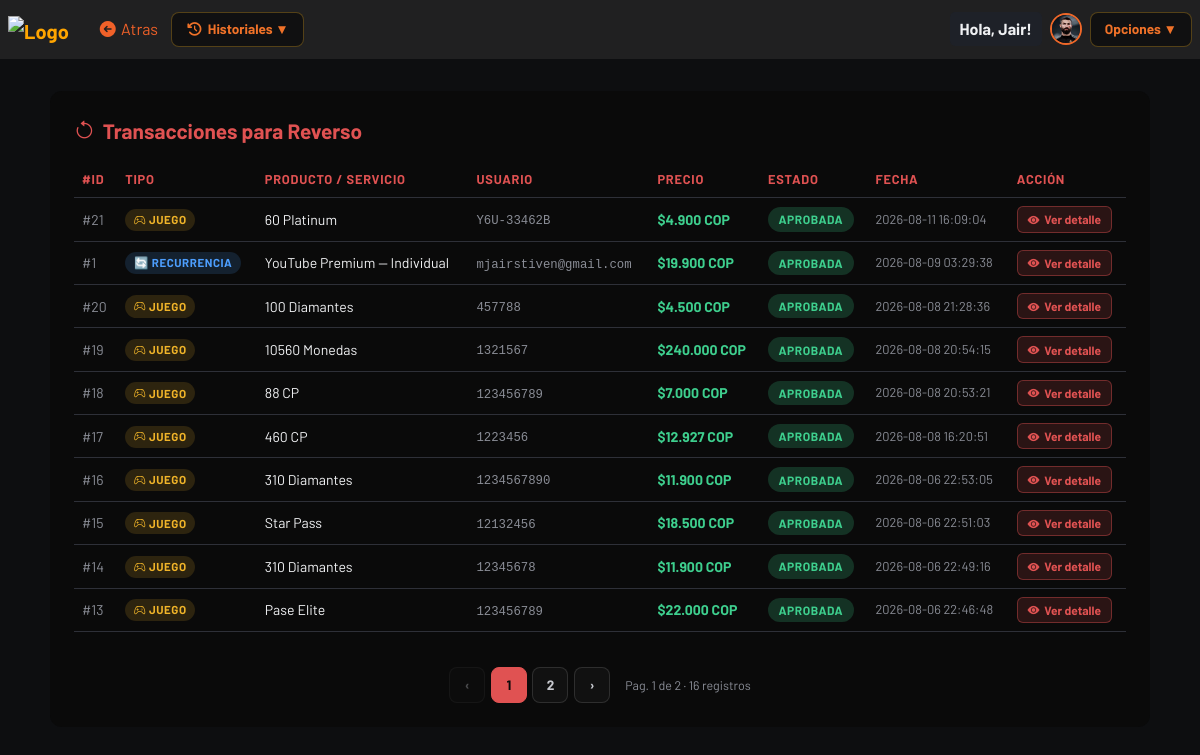
/views/historial/reversos.php (signed in), run on the app's committed database.
### tables this page shows
CREATE TABLE `users` (
  `id` int(11) NOT NULL,
  `nombre` varchar(120) NOT NULL,
  `correo` varchar(255) NOT NULL,
  `usuario` varchar(100) NOT NULL,
  `contraseña` varchar(255) NOT NULL,
  `profile_image` varchar(255) DEFAULT NULL,
  `bio` text DEFAULT NULL,
  `location` varchar(100) DEFAULT NULL,
  `created_at` timestamp NOT NULL DEFAULT current_timestamp()
);

CREATE TABLE `ordenes` (
  `id` int(11) NOT NULL,
  `request_id` int(11) NOT NULL DEFAULT 0,
  `producto` varchar(100) NOT NULL,
  `precio` decimal(10,2) NOT NULL,
  `jugador_id` varchar(100) NOT NULL,
  `correo` varchar(100) DEFAULT NULL,
  `estado` varchar(50) NOT NULL,
  `monto_pagado` decimal(10,2) DEFAULT NULL,
  `created_at` timestamp NOT NULL DEFAULT current_timestamp() ON UPDATE current_timestamp()
);

CREATE TABLE `recurrencias` (
  `id` int(11) NOT NULL,
  `servicio` varchar(50) NOT NULL,
  `plan` varchar(50) NOT NULL,
  `precio` decimal(10,2) NOT NULL,
  `usuario_id` varchar(100) NOT NULL,
  `estado` varchar(20) NOT NULL,
  `request_id` varchar(100) DEFAULT NULL,
  `periodicidad` varchar(5) NOT NULL,
  `next_payment` date DEFAULT NULL,
  `created_at` timestamp NOT NULL DEFAULT current_timestamp(),
  `fecha_fin` date DEFAULT NULL
);

### views/historial/reversos.php (the view, shortened to what this page needs)
<?php
require_once '../../php/conexion_be.php';
$correo  = mysqli_real_escape_string($conexion, $_SESSION['correo'] ?? '');
$ordenes = mysqli_query($conexion, "SELECT id, producto as nombre, precio, jugador_id as usuario, created_at, estado, 'orden' as tipo FROM ordenes WHERE estado = 'aprobada' ORDER BY created_at DESC");
$recurrencias = mysqli_query($conexion, "SELECT id, CONCAT(servicio, ' — ', plan) as nombre, precio, usuario_id as usuario, created_at, estado, 'recurrencia' as tipo FROM recurrencias WHERE estado = 'aprobada' AND usuario_id = '$correo' ORDER BY created_at DESC");
$transacciones = [];
while ($row = mysqli_fetch_assoc($ordenes))      $transacciones[] = $row;
while ($row = mysqli_fetch_assoc($recurrencias))  $transacciones[] = $row;
usort($transacciones, fn($a, $b) => strtotime($b['created_at']) - strtotime($a['created_at']));
?>
<!DOCTYPE html>
<html lang="es">
<head>
    <link href="https://cdn.jsdelivr.net/npm/bootstrap@5.3.2/dist/css/bootstrap.min.css" rel="stylesheet">
    <link href="https://cdn.jsdelivr.net/npm/bootstrap-icons/font/bootstrap-icons.css" rel="stylesheet">
    <link rel="stylesheet" href="https://cdnjs.cloudflare.com/ajax/libs/font-awesome/7.0.1/css/all.min.css">
    <link rel="stylesheet" href="../../assets/css/styles-historiales.css">
</head>
<body>
    <?php
    $nav_back_url  = "historial.php";
    $nav_back_text = "Atras";
    $nav_base      = "../../";
    require_once '../../php/navbar.php';
    ?>
    <div class="tabla-container">
        <div class="tabla-titulo">
            <i class="bi bi-arrow-counterclockwise"></i> Transacciones para Reverso
        </div>
        <?php if (count($transacciones) > 0): ?>
        <div class="table-responsive">
            <table class="table table-hover">
                <thead>
                    <tr>
                        <th>#ID</th>
                        <th>Tipo</th>
                        <th>Producto / Servicio</th>
                        <th>Usuario</th>
                        <th>Precio</th>
                        <th>Estado</th>
                        <th>Fecha</th>
                        <th>Acción</th>
                    </tr>
                </thead>
                <tbody>
                    <?php foreach ($transacciones as $trx): ?>
                    <tr>
                        <td><span style="color:#8a8d96;">#<?= htmlspecialchars($trx['id']) ?></span></td>
                        <td>
                            <span class="tipo-badge tipo-<?= $trx['tipo'] ?>">
                                <?= $trx['tipo'] === 'orden' ? '<i class="bi bi-controller"></i> Juego' : ($trx['tipo'] === 'suscripcion' ? '<i class="bi bi-tv"></i> Suscripción' : '🔄 Recurrencia') ?>
                            </span>
                        </td>
                        <td><?= htmlspecialchars($trx['nombre']) ?></td>
                        <td><code style="color:#8a8d96;"><?= htmlspecialchars($trx['usuario']) ?></code></td>
                        <td style="color:#3ecf8e; font-weight:700;">$<?= number_format($trx['precio'], 0, ',', '.') ?> COP</td>
                        <td>
                            <span class="estado-pill badge-<?= strtolower($trx['estado']) ?>">
                                <?= strtoupper($trx['estado']) ?>
                            </span>
                        </td>
                        <td style="color:#8a8d96; font-size:0.8rem;"><?= htmlspecialchars($trx['created_at']) ?></td>
                        <td>
                            <a href="detalle_reverso.php?id=<?= $trx['id'] ?>&tipo=<?= $trx['tipo'] ?>" class="btn-detalle">
                                <i class="bi bi-eye-fill"></i> Ver detalle
                            </a>
                        </td>
                    </tr>
                    <?php endforeach; ?>
                </tbody>
            </table>
        </div>
        <?php endif; ?>
    </div>
    <link rel="stylesheet" href="paginacion.css">
</body>
</html>

### php/navbar.php (shortened to what this page needs)
<?php
$nav_back_url  = $nav_back_url  ?? 'home.php';
$nav_back_text = $nav_back_text ?? 'volver';
$nav_base      = $nav_base      ?? '../';
$nav_avatar    = '';
$nav_initials  = '';
if (isset($_SESSION['user_id'])) {
    if ($conexion) {
        $nav_uid = intval($_SESSION['user_id']);
        $nav_row = mysqli_fetch_assoc(mysqli_query($conexion, "SELECT profile_image, usuario FROM users WHERE id = '$nav_uid'"));
        if ($nav_row) {
            $nav_initials = strtoupper(substr($nav_row['usuario'] ?? 'U', 0, 1));
            if (!empty($nav_row['profile_image']) && file_exists($nav_base . 'uploads/' . $nav_row['profile_image'])) {
                $nav_avatar = $nav_base . 'uploads/' . htmlspecialchars($nav_row['profile_image']);
            }
        }
    }
}
$nav_grupos_tiendas = [
    'games' => [
        'label' => 'Juegos',
        'icon'  => 'fa-shop',
        'items' => [
            'cod.php'         => 'Call of Duty Mobile',
            'freefire.php'    => 'Free Fire',
            'efootball.php'   => 'Efootball Mobile',
            'easport.php'     => 'EA FC Sports Mobile',
            'rainbowsix.php'  => 'Rainbow Six Siege',
            'pubg.php'        => 'PUBG Battlegrounds',
            'bloodstrike.php' => 'Blood Strike',
        ],
    ],
    'plataformas' => [
        'label' => 'Plataformas',
        'icon'  => 'fa-shop',
        'items' => [
            'streaming.php'         => 'Streaming',
            'otras_streaming.php'   => 'Otros Streaming',
            'music_gateway.php'     => 'Música',
            'streaming_gateway.php' => 'Streaming Gateway',
            'ia.php'                => 'Inteligencia Artificial',
            'redes.php'             => 'Redes Sociales',
        ],
    ],
    'textil' => [
        'label' => 'Textiles',
        'icon'  => 'fa-shop',
        'items' => [
            'pl.php'         => 'Premier League',
            'laliga.php'     => 'La Liga',
            'seriea.php'     => 'Serie A',
            'bundesliga.php' => 'Bundesliga',
        ],
    ],
    'historial' => [
        'label' => 'Historiales',
        'icon'  => 'fa-clock-rotate-left',
        'items' => [
            'reg-pgb.php'  => 'Pagos Básicos',
            'reg-sus.php'  => 'Suscripciones',
            'reg-rec.php'  => 'Recurrentes',
            'reg-link.php' => 'Links de Pago',
            'reg-prea.php' => 'Preautorizaciones',
            'reg-disp.php' => 'Dispersiones',
            'reversos.php' => 'Reversos',
        ],
    ],
];
$nav_current_dir   = basename(dirname($_SERVER['SCRIPT_NAME']));
$nav_current_file  = basename($_SERVER['SCRIPT_NAME']);
$nav_grupo_activo  = $nav_grupos_tiendas[$nav_current_dir] ?? null;
$nav_mostrar_tiendas = $nav_grupo_activo && array_key_exists($nav_current_file, $nav_grupo_activo['items']);
?>
<nav class="navbar navbar-dark navbar-expand-lg px-2">
    <a class="navbar-brand fw-bold" href="<?= $nav_base ?>home.php" style="color: orange;">
        <img src="<?= $nav_base ?>assets/icons/icono.png" alt="Logo" style="width: 30px;">
    </a>
    <a href="<?= htmlspecialchars($nav_back_url) ?>" class="btn" style="color: black; color: #f06129;">
        <i class="fa-solid fa-circle-arrow-left fs-6"></i> <?= htmlspecialchars($nav_back_text) ?>
    </a>
    <?php if ($nav_mostrar_tiendas): ?>
    <div class="dropdown">
        <button class="dropbtn"><i class="fa-solid <?= htmlspecialchars($nav_grupo_activo['icon'] ?? 'fa-shop') ?>"></i> <?= htmlspecialchars($nav_grupo_activo['label']) ?> ▼</button>
    </div>
    <?php endif; ?>
    <div class="ms-auto d-flex align-items-center gap-2">
        <span class="nav-username">
            <?= isset($_SESSION['usuario']) ? "Hola, " . htmlspecialchars($_SESSION['usuario']) : "Invitado" ?>
        </span>
        <a href="<?= $nav_base ?>views/profile/index.php" class="nav-avatar-wrap" title="Mi perfil">
            <?php if ($nav_avatar): ?>
                <img src="<?= $nav_avatar ?>" class="nav-avatar-img" alt="Perfil">
            <?php else: ?>
                <div class="nav-avatar-initials"><?= $nav_initials ?: 'U' ?></div>
            <?php endif; ?>
        </a>
        <div class="dropdown">
            <button class="dropbtn">Opciones ▼</button>
        </div>
    </div>
</nav>

### assets/css/styles-historiales.css (style rules this page uses)
:root { --hist-accent: #f0b429; --hist-accent-rgb: 240, 180, 41; --hist-maxw: 1100px; --hist-font: 'Barlow', sans-serif; }
body { font-family: var(--hist-font); }
.navbar { background-color: #0f0f0fa9 !important; backdrop-filter: blur(8px); }
.tabla-container { background: var(--pt-paint); border-radius: 12px; padding: 1.5rem; margin: 2rem auto; max-width: var(--hist-maxw); backdrop-filter: blur(8px); }
.tabla-titulo { font-size: 1.3rem; font-weight: 700; margin-bottom: 1rem; color: var(--hist-accent); display: flex; align-items: center; gap: 0.5rem; }
.table { color: var(--pt-text); border-color: var(--pt-border); }
.table thead th { background: var(--pt-th); color: var(--hist-accent); border-color: var(--pt-border); font-size: 0.8rem; text-transform: uppercase; letter-spacing: 0.06em; }
.table tbody tr { border-color: var(--pt-border); background: var(--pt-th); transition: background 0.15s; }
.table tbody td { border-color: var(--pt-border); font-size: 0.88rem; vertical-align: middle; background: var(--pt-paint); color: var(--pt-text); }
.badge-aprobada { background: rgba(62, 207, 142, 0.2); color: #3ecf8e; }
.estado-pill { display: inline-block; padding: 0.2rem 0.65rem; border-radius: 20px; font-size: 0.75rem; font-weight: 700; text-transform: uppercase; letter-spacing: 0.05em; }
.btn-verificar, .btn-link-action, .btn-detalle { background: rgba(var(--hist-accent-rgb), 0.15); border: 1px solid rgba(var(--hist-accent-rgb), 0.4); color: var(--hist-accent); border-radius: 6px; padding: 0.2rem 0.6rem; font-size: 0.75rem; font-weight: 700; cursor: pointer; text-decoration: none; display: inline-flex; align-items: center; gap: 0.3rem; transition: all 0.2s; white-space: nowrap; font-family: var(--hist-font); }
.tipo-badge { display: inline-block; padding: 0.15rem 0.55rem; border-radius: 20px; font-size: 0.72rem; font-weight: 700; text-transform: uppercase; letter-spacing: 0.05em; }
.tipo-orden { background: rgba(240, 180, 41, 0.15); color: #f0b429; }
.tipo-recurrencia { background: rgba(77, 159, 255, 0.15); color: #4d9fff; }

### views/historial/reversos.php (style rules this page uses)
:root { --hist-accent: #e05252; --hist-accent-rgb: 224, 82, 82; }
:root { --pag-accent:#e05252; }

### php/navbar.php (style rules this page uses)
.navbar { background-color: var(--pt-navbar, #2e2e2ea9) !important; backdrop-filter: blur(8px); position: relative; z-index: 1030; }
.nav-avatar-wrap { display: inline-flex; align-items: center; gap: 0.5rem; text-decoration: none; }
.nav-avatar-img { width: 32px; height: 32px; border-radius: 50%; object-fit: cover; border: 2px solid #f06829; transition: border-color 0.2s, transform 0.2s; }
.nav-username { background-color: var(--pt-bg-card, hsla(120, 2%, 10%, 0.84)); padding: 5px 10px; border-radius: 5px; font-weight: bold; color: var(--pt-text, #ffffff); }
.dropdown { position: relative; display: inline-block; }
.dropbtn { background: var(--pt-dropdown, hsla(120, 2%, 10%, 0.84)); color: #f07229; border: 1.5px solid rgba(240, 180, 41, 0.3); border-radius: 8px; padding: 6px 14px; font-weight: 700; font-size: 0.85rem; cursor: pointer; transition: all 0.2s; display: flex; align-items: center; gap: 0.3rem; }

### data on the page
users: profile_image (picture)
ordenes: id "21", shows "JUEGO", producto "60 Platinum", jugador "Y6U-33462B", precio "4.900", estado "APROBADA", created_at "2026-08-11 16:09:04"
recurrencias: id "1", shows "🔄 RECURRENCIA", nombre "YouTube Premium — Individual", usuario "mjairstiven@gmail.com", precio "19.900", estado "APROBADA", created_at "2026-08-09 03:29:38"
ordenes: id "20", shows "JUEGO", producto "100 Diamantes", jugador "457788", precio "4.500", estado "APROBADA", created_at "2026-08-08 21:28:36"
ordenes: id "19", shows "JUEGO", producto "10560 Monedas", jugador "1321567", precio "240.000", estado "APROBADA", created_at "2026-08-08 20:54:15"
ordenes: id "18", shows "JUEGO", producto "88 CP", jugador "123456789", precio "7.000", estado "APROBADA", created_at "2026-08-08 20:53:21"
ordenes: id "17", shows "JUEGO", producto "460 CP", jugador "1223456", precio "12.927", estado "APROBADA", created_at "2026-08-08 16:20:51"
ordenes: id "16", shows "JUEGO", producto "310 Diamantes", jugador "1234567890", precio "11.900", estado "APROBADA", created_at "2026-08-06 22:53:05"
ordenes: id "15", shows "JUEGO", producto "Star Pass", jugador "12132456", precio "18.500", estado "APROBADA", created_at "2026-08-06 22:51:03"
ordenes: id "14", shows "JUEGO", producto "310 Diamantes", jugador "12345678", precio "11.900", estado "APROBADA", created_at "2026-08-06 22:49:16"
ordenes: id "13", shows "JUEGO", producto "Pase Elite", jugador "123456789", precio "22.000", estado "APROBADA", created_at "2026-08-06 22:46:48"

### other printed values
$nav_back_text "Atras"
$nav_grupo_activo['label'] "Historiales"
$_SESSION['usuario'] "Jair!"
